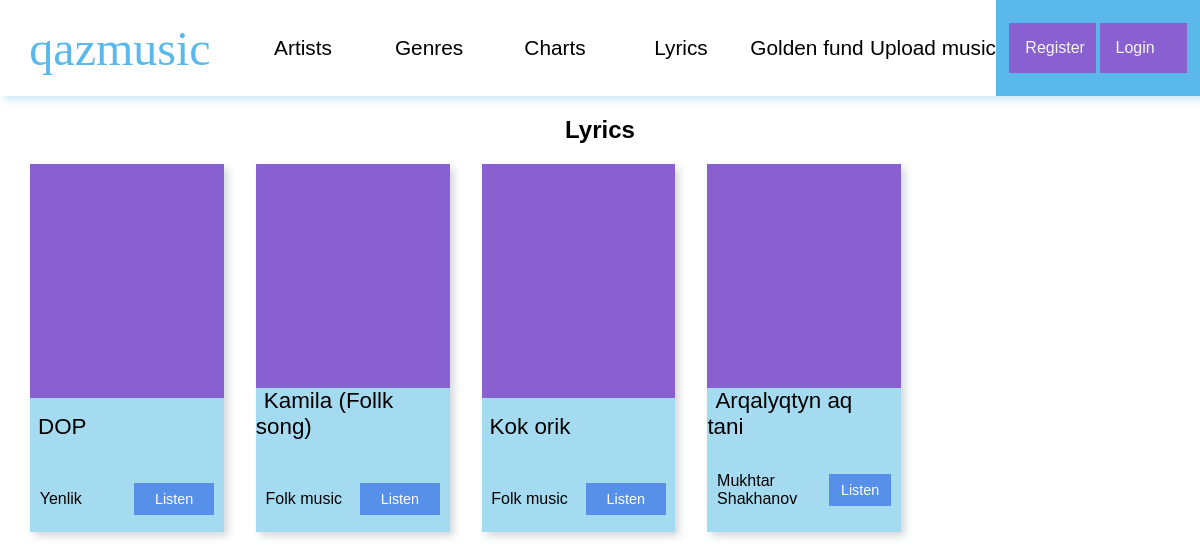
The app's page /lyrics with its own data.
### qazmusic/models.py (models this page shows, shortened)
class Tracks(models.Model):
    title = models.CharField(max_length=255, db_index=True)
    artist = models.ForeignKey(Artists, on_delete=models.CASCADE, null=True)
    file = models.FileField(verbose_name='file', upload_to='tracks/')
    published_date = models.DateField(auto_now=False)
    genre = models.ForeignKey(Genres, on_delete=models.PROTECT, null=True)
    class Meta:
        verbose_name = 'Track'
        verbose_name_plural = 'Tracks'

class Lyrics(models.Model):
    track_id = models.ForeignKey(Tracks, on_delete=models.PROTECT)
    poet = models.CharField(max_length=255, db_index=True, null=True)
    composer = models.CharField(max_length=255, db_index=True, null=True)
    content = models.TextField(blank=True)
    def get_absolute_url(self):
        return reverse('lyric-view', kwargs={
            'lyric_id': self.pk,
            'track_title': self.track_id.title.replace(' ', '-')
        })
    class Meta:
        verbose_name = 'Lyric'
        verbose_name_plural = 'Lyrics'

### qazmusic/views.py (the view)
# urls.py: path('lyrics', ShowLyrics.as_view(), name='lyrics'),
class ShowLyrics(DataMixin, ListView):
    model = Lyrics
    template_name = 'qazmusic/show_lyrics.html'
    context_object_name = 'lyrics'
    allow_empty = False
    def get_context_data(self, *, object_list=None, **kwargs):
        context = super().get_context_data(**kwargs)
        c_def = self.get_user_context(title='qazmusic - Lyrics')
        return dict(list(context.items()) + list(c_def.items()))

### qazmusic/utils.py (called while the page is built)
def get_tracks():
    get_tracks = Tracks.objects.all()
    return get_tracks

    def get_user_context(self, **kwargs):
        context = kwargs
        context['header_menu'] = header_menu
        context['tracks'] = get_tracks()
        return context

### qazmusic/templates/qazmusic/show_lyrics.html
{% extends 'qazmusic/base.html' %}
{% load static %}
{% block content %}
    <link rel="stylesheet" href="{% static 'qazmusic/css/artists-list.css' %}">
    <main class="artists-page">
        <h2>Lyrics</h2>
        <div class="cards">
            {% for lyric in lyrics %}
                {% for track in tracks %}
                    {% if track.pk == lyric.track_id_id %}
                        <div class="card-div">
                            <div class="top">
                                <div class="first"
                                     style="background-color: #8860d0">
                                </div>
                                <div class="second">
                                    <span>{{ track.title }}</span>
                                </div>
                            </div>
                            <div class="bottom">
                                <p>{{ lyric.poet }}</p>
                                <a href="{{ lyric.get_absolute_url }}">
                                    Listen
                                </a>
                            </div>
                        </div>
                    {% endif %}
                {% endfor %}
            {% endfor %}
        </div>
    </main>
{% endblock %}

### qazmusic/static/qazmusic/css/style.css (style rules this page uses)
html, body { width: 100%; height: 100vh; font-family: "Mark Pro", sans-serif; margin: 0; padding: 0; }

### qazmusic/static/qazmusic/css/artists-list.css (style rules this page uses)
.artists-page { display: flex; flex-direction: column; justify-content: center; align-items: center; }
.cards { width: 95%; height: auto; display: flex; flex-wrap: wrap; }
.card-div { width: 17%; height: 23rem; display: flex; flex-direction: column; justify-content: space-between; align-items: center; margin: 0 2rem 2rem 0; background-color: rgba(132, 206, 235, 0.73); box-shadow: 4px 4px 8px 0 rgba(34, 60, 80, 0.2); transition: background-color 0.4s ease; }
.card-div > .top { width: 100%; height: 75%; display: flex; flex-direction: column; justify-content: space-between; }
.top > .second > span { padding: 0.5rem; font-size: 1.4rem; }
.first { width: 100%; height: 85%; }
.bottom { width: 90%; display: flex; justify-content: space-between; align-items: center; padding: 0.5rem; user-select: none; }
.bottom a { text-decoration: none; color: white; width: 5rem; height: 2rem; display: flex; justify-content: center; text-align: center; align-items: center; background-color: #5690e9; font-size: 0.9rem; transition: background-color 0.4s ease; }

### records on screen
Lyrics: poet "Yenlik"
Tracks: title "DOP"
Lyrics: poet "Folk music"
Tracks: title "Kamila (Follk song)"
Lyrics: poet "Folk music"
Tracks: title "Kok orik"
Lyrics: poet "Mukhtar Shakhanov"
Tracks: title "Arqalyqtyn aq tani"

### other values on screen
{{ title }} "Artists" "Genres" "Charts" "Lyrics" "Golden fund" "Upload music"
